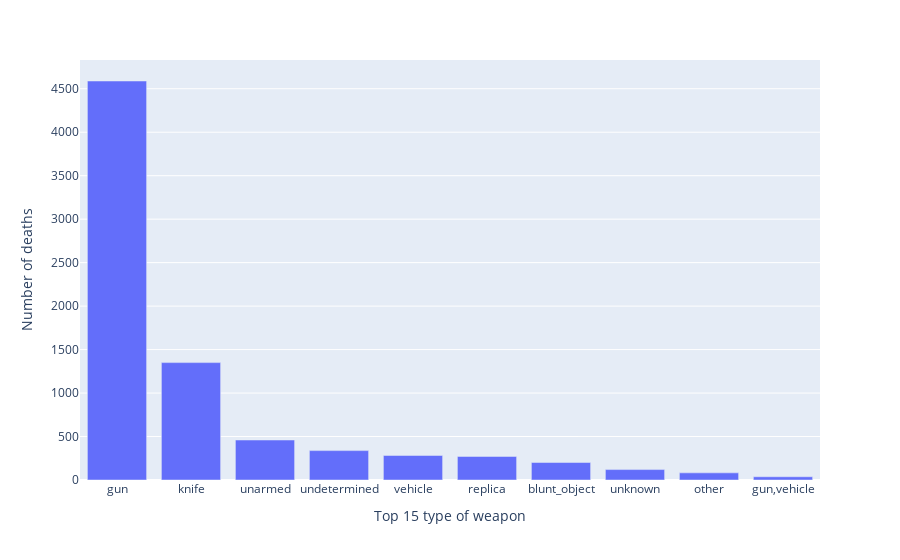

The notebook cell saved with this chart:
### Code cell
px.bar(fatal_by_arm.nlargest(n=10), x=fatal_by_arm.nlargest(n=10).index, y=fatal_by_arm.nlargest(n=10).values,
labels={'x': 'Top 15 type of weapon', 'y': 'Number of deaths'})

### Figure 1 — Plotly figure (JSON) as saved in the notebook; plotly's stock layout.template omitted (floating-point values rounded to 4 significant figures)
{"data": [{"alignmentgroup": "True", "hovertemplate": "Top 15 type of weapon=%{x}<br>Number of deaths=%{y}<extra></extra>", "legendgroup": "", "marker": {"color": "#636efa", "pattern": {"shape": ""}}, "name": "", "offsetgroup": "", "orientation": "v", "showlegend": false, "textposition": "auto", "type": "bar", "x": ["gun", "knife", "unarmed", "undetermined", "vehicle", "replica", "blunt_object", "unknown", "other", "gun,vehicle"], "xaxis": "x", "y": [4589, 1350, 460, 338, 282, 271, 201, 120, 82, 37], "yaxis": "y"}], "layout": {"barmode": "relative", "legend": {"tracegroupgap": 0}, "margin": {"t": 60}, "xaxis": {"anchor": "y", "domain": [0, 1], "title": {"text": "Top 15 type of weapon"}}, "yaxis": {"anchor": "x", "domain": [0, 1], "title": {"text": "Number of deaths"}}}}
